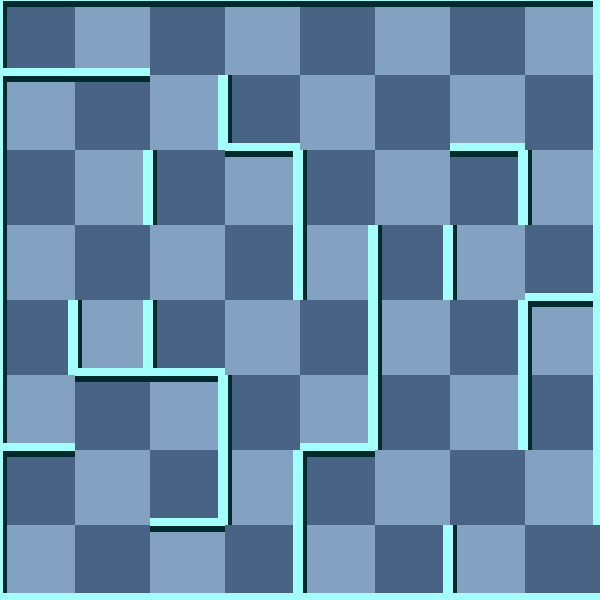

Tiled map render using the project's own tile images. Description and the map definition, with tile-layer contents summarised, below:
An orthogonal 8x8 tile map with 75x75 px tiles, 2 tile layers (background, 块层 1) and 5 objects (Exit, RedMummy, Scorpion, Trap, Player).

<map version="1.0" orientation="orthogonal" width="8" height="8" tilewidth="75" tileheight="75">
 <tileset firstgid="1" name="wall" tilewidth="75" tileheight="75">
  <image source="gfx/wall.png" width="300" height="375" />
  <tile id="0">
   <properties>
    <property name="ValOfWall" value="0" />
   </properties>
  </tile>
  <tile id="1">
   <properties>
    <property name="ValOfWall" value="1" />
   </properties>
  </tile>
  <tile id="2">
   <properties>
    <property name="ValOfWall" value="2" />
   </properties>
  </tile>
  <tile id="3">
   <properties>
    <property name="ValOfWall" value="3" />
   </properties>
  </tile>
  <tile id="4">
   <properties>
    <property name="ValOfWall" value="4" />
   </properties>
  </tile>
  <tile id="5">
   <properties>
    <property name="ValOfWall" value="5" />
   </properties>
  </tile>
  <tile id="6">
   <properties>
    <property name="ValOfWall" value="6" />
   </properties>
  </tile>
  <tile id="7">
   <properties>
    <property name="ValOfWall" value="7" />
   </properties>
  </tile>
  <tile id="8">
   <properties>
    <property name="ValOfWall" value="8" />
   </properties>
  </tile>
  <tile id="9">
   <properties>
    <property name="ValOfWall" value="9" />
   </properties>
  </tile>
  <tile id="10">
   <properties>
    <property name="ValOfWall" value="10" />
   </properties>
  </tile>
  <tile id="11">
   <properties>
    <property name="ValOfWall" value="11" />
   </properties>
  </tile>
  <tile id="12">
   <properties>
    <property name="ValOfWall" value="12" />
   </properties>
  </tile>
  <tile id="13">
   <properties>
    <property name="ValOfWall" value="13" />
   </properties>
  </tile>
  <tile id="14">
   <properties>
    <property name="ValOfWall" value="14" />
   </properties>
  </tile>
  <tile id="15">
   <properties>
    <property name="ValOfWall" value="15" />
   </properties>
  </tile>
  <tile id="18">
   <properties>
    <property name="ValOfWall" value="-1" />
   </properties>
  </tile>
 </tileset>
 <layer name="background" width="8" height="8">
  <data>[64 cells, 64 non-empty, 2 distinct tile ids]</data>
 </layer>
 <layer name="块层 1" width="8" height="8">
  <data>[64 cells, 64 non-empty, 14 distinct tile ids]</data>
 </layer>
 <objectgroup name="对象层 1" width="8" height="8">
  <object name="Exit" x="600" y="525" />
  <object name="RedMummy" x="525" y="300">
   <properties>
    <property name="value" value="21" />
   </properties>
  </object>
  <object name="Scorpion" x="375" y="225">
   <properties>
    <property name="value" value="25" />
   </properties>
  </object>
  <object name="Trap" x="450" y="0">
   <properties>
    <property name="value" value="8" />
   </properties>
  </object>
  <object name="Player" x="225" y="225">
   <properties>
    <property name="value" value="1" />
   </properties>
  </object>
 </objectgroup>
</map>
